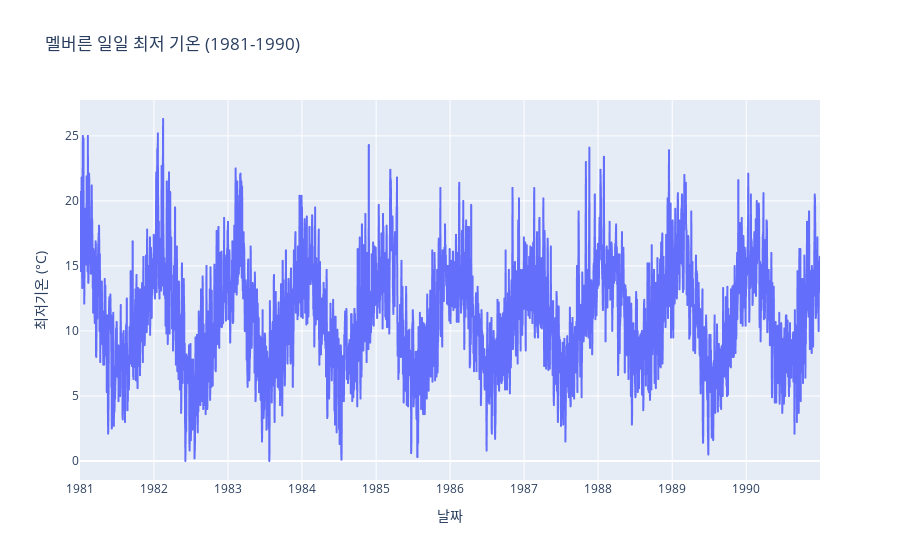

Here is the notebook cell this chart was saved with:
### Code cell
# 연습 문제 2: 멜버른 기온 데이터 시각화
fig_temp = px.line(df_temp, x=df_temp.index, y='최저기온', 
                   title='멜버른 일일 최저 기온 (1981-1990)')
fig_temp.update_layout(xaxis_title='날짜', yaxis_title='최저기온 (°C)')
fig_temp.show()

### Figure 1 — Plotly figure (JSON) as saved in the notebook; plotly's stock layout.template omitted (floating-point values rounded to 4 significant figures; data arrays with more than 128 entries replaced by an {"elided": "..."} marker saying what was removed)
{"data": [{"hovertemplate": "Date=%{x}<br>최저기온=%{y}<extra></extra>", "legendgroup": "", "line": {"color": "#636efa", "dash": "solid"}, "marker": {"symbol": "circle"}, "mode": "lines", "name": "", "showlegend": false, "type": "scattergl", "x": {"elided": "3650 str values"}, "xaxis": "x", "y": {"elided": "3650 float values"}, "yaxis": "y"}], "layout": {"legend": {"tracegroupgap": 0}, "title": {"text": "멜버른 일일 최저 기온 (1981-1990)"}, "xaxis": {"anchor": "y", "domain": [0, 1], "title": {"text": "날짜"}}, "yaxis": {"anchor": "x", "domain": [0, 1], "title": {"text": "최저기온 (°C)"}}}}
